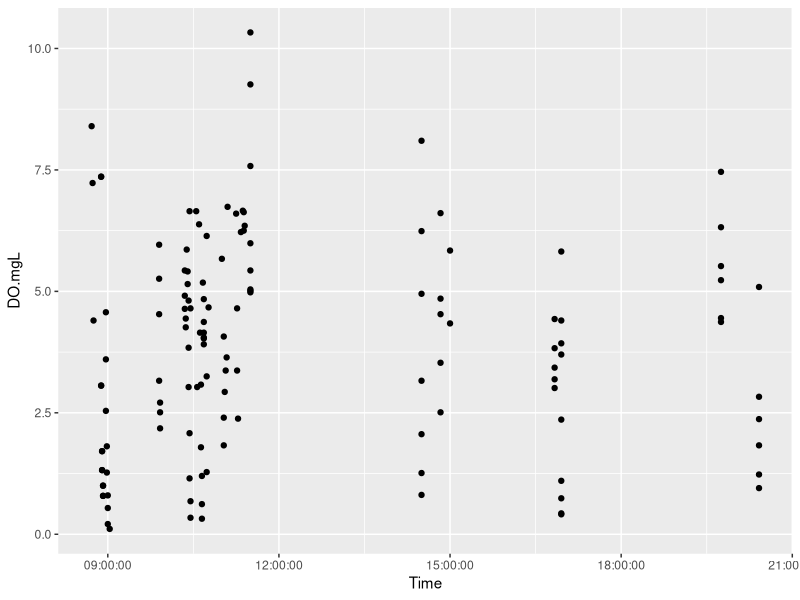
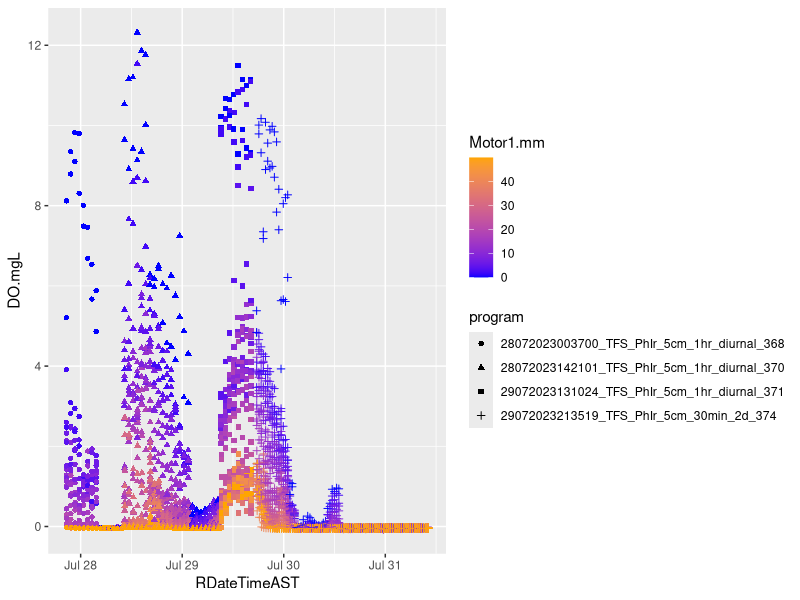
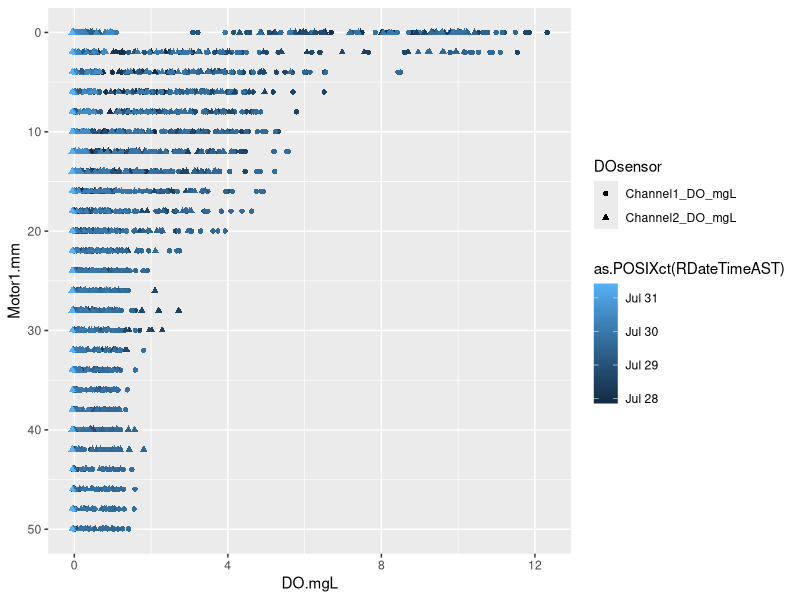
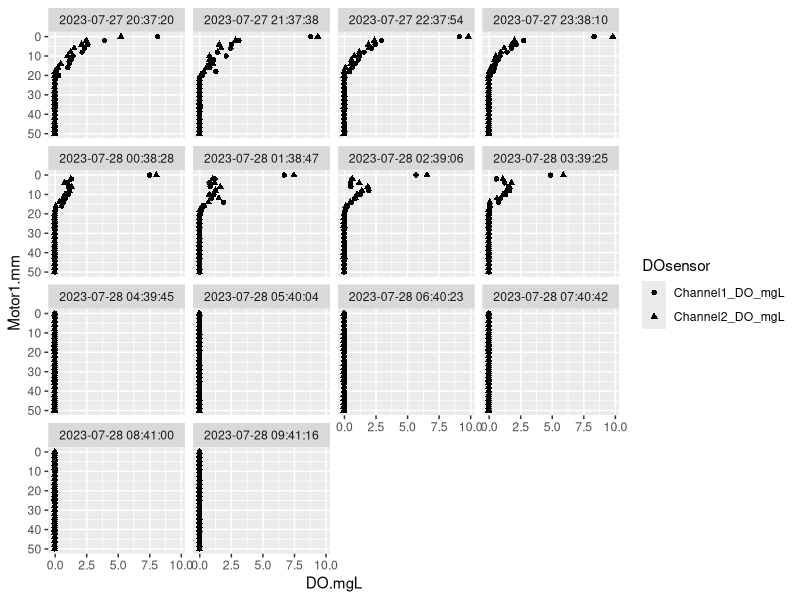
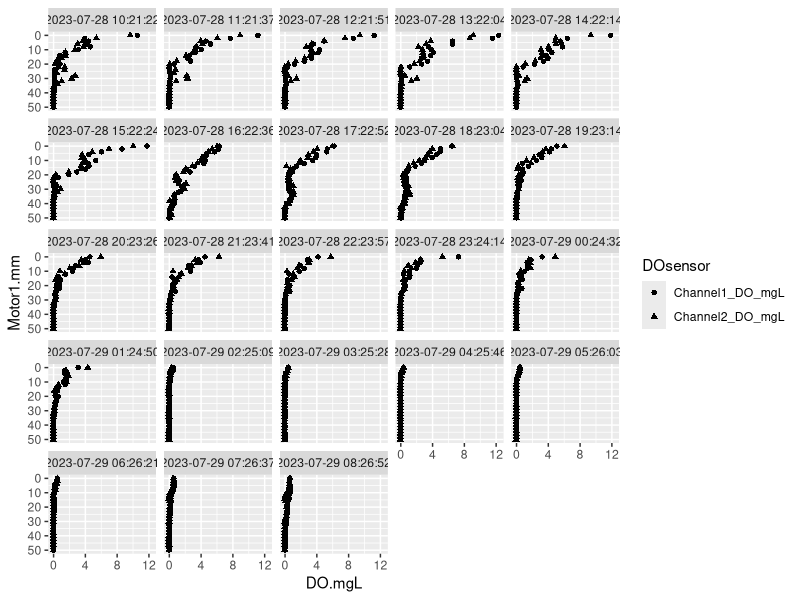
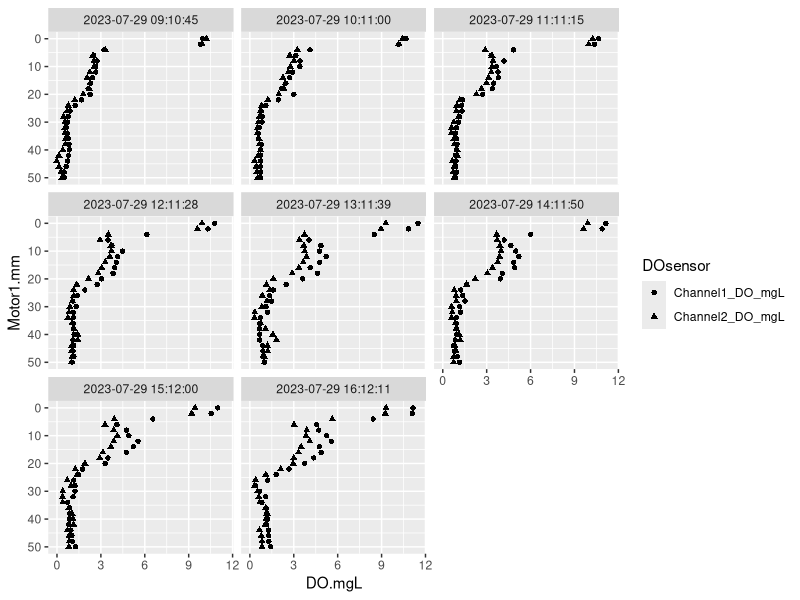
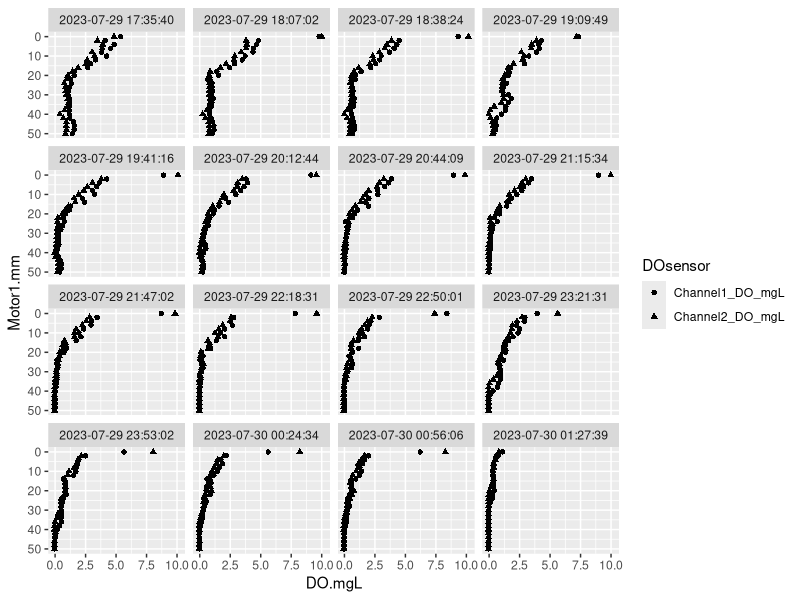
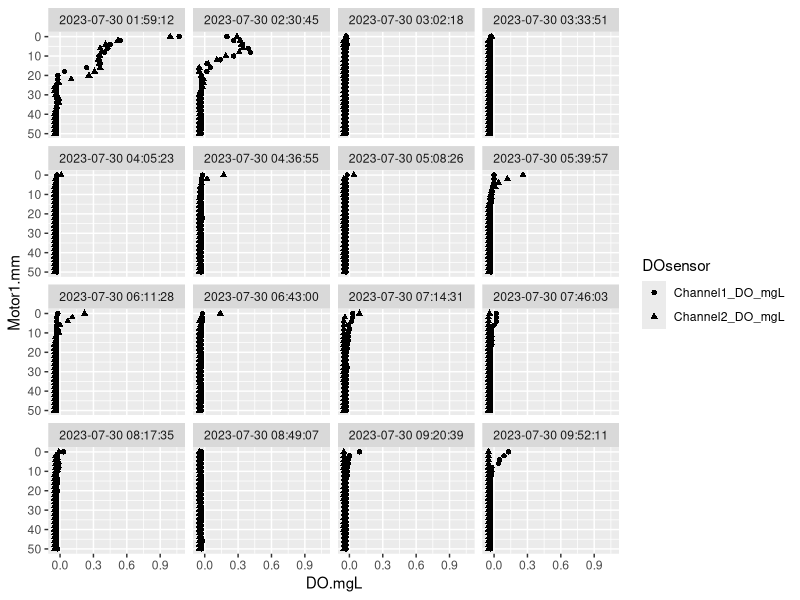

Write R code to recreate these figures, in order.
## ---- chunk 1
library(stringr)
library(ggplot2)
library(dplyr)
library(lubridate)
library(tidyr) 
library(hms)
## ---- chunk 2
#Each Raw data file corresponds to one sequence programmed and run
rawDO1<-read.table("Data/Microelectrode profile data/28072023002440_TFS_PhIr_5cmdepth_2mm_365/28072023002440_data.txt", sep="\t", header = TRUE)
rawDO2<-read.table("Data/Microelectrode profile data/28072023003700_TFS_PhIr_5cm_1hr_diurnal_368/28072023003700_data.txt", sep="\t", header = TRUE)
rawDO3<-read.table("Data/Microelectrode profile data/28072023142101_TFS_PhIr_5cm_1hr_diurnal_370/28072023142101_data.txt", sep="\t", header = TRUE)
rawDO4<-read.table("Data/Microelectrode profile data/29072023131024_TFS_PhIr_5cm_1hr_diurnal_371/29072023131024_data.txt", sep="\t", header = TRUE)
rawDO5<-read.table("Data/Microelectrode profile data/29072023213519_TFS_PhIr_5cm_30min_2d_374/29072023213519_data.txt", sep="\t", header = TRUE)

#Adding the file name for each set of raw data in the "file" column
rawDO1$file<-"28072023002440_data.txt"
rawDO2$file<-"28072023003700_data.txt"
rawDO3$file<-"28072023142101_data.txt"
rawDO4$file<-"29072023131024_data.txt"
rawDO5$file<-"29072023213519_data.txt"

#Adding the program name corresponding to each sequence run in the "program" column
rawDO1$program<-"28072023002440_TFS_PhIr_5cmdepth_2mm_365"
rawDO2$program<-"28072023003700_TFS_PhIr_5cm_1hr_diurnal_368"
rawDO3$program<-"28072023142101_TFS_PhIr_5cm_1hr_diurnal_370"
rawDO4$program<-"29072023131024_TFS_PhIr_5cm_1hr_diurnal_371"
rawDO5$program<-"29072023213519_TFS_PhIr_5cm_30min_2d_374"

#merging the five raw data files together using rbind into a new data frame called microDOraw
microDOraw<-rbind(rawDO1, rawDO2)
microDOraw<-rbind(microDOraw, rawDO3)
microDOraw<-rbind(microDOraw, rawDO4)
microDOraw<-rbind(microDOraw, rawDO5)

#Keeping only relevant columns
microDOraw<-microDOraw %>%
  select(Time, Channel.1..mV., Channel.2..mV., Channel.1_cal..µmol.L., Channel.2_cal..µmol.L., Motor.1..mm., Motor.2..mm., GroupId, file, program)

#renaming columns to get rid of annoying extra punctuations
names(microDOraw)[names(microDOraw)=="Channel.1..mV."]<-"Channel1_mV"
names(microDOraw)[names(microDOraw)=="Channel.2..mV."]<-"Channel2_mV"
names(microDOraw)[names(microDOraw)=="Channel.1_cal..µmol.L."]<-"Channel1_DO_mgL"
names(microDOraw)[names(microDOraw)=="Channel.2_cal..µmol.L."]<-"Channel2_DO_mgL"
names(microDOraw)[names(microDOraw)=="Motor.1..mm."]<-"Motor1.mm"
names(microDOraw)[names(microDOraw)=="Motor.2..mm."]<-"Motor2.mm"

#the Time column contains date and time. Code below splits into a Date and Time column. new column with only time is named Time2
microDOraw[c("Date", "Time2")]<-str_split_fixed(microDOraw$Time, " ", 2)

#telling R to format the date as a date in a new column called RDate
microDOraw$RDate<-as.POSIXct(microDOraw$Date, format="%d%m%Y")

#telling R to format original Time column as a date time in eastern daylight time in new column called RDateTimeEDT
microDOraw$RDateTimeEDT<-as.POSIXct(microDOraw$Time, format="%d%m%Y %H%M%S")

#Converting time to AlaskaTime in new column called RDateTimeAST
microDOraw$RDateTimeAST<-as.POSIXct(microDOraw$RDateTimeEDT-hours(4))

#gathering data from the 2 DO sensors into a a single column, creating a new data frame called micro DO to use for most data processing and analysis from here on out.
microDO<-microDOraw %>%
  #selecting only the relevant columns
  select(Time, Channel1_DO_mgL, Channel2_DO_mgL, Motor1.mm, Motor2.mm, program, RDateTimeEDT, RDateTimeAST) %>%
  #gathering the 2 DO sensors into a single column
  gather(key="DOsensor", value="DO.mgL", Channel1_DO_mgL:Channel2_DO_mgL)
#making a column of just times using the as_hms() function in the hms package
microDO$RTime<-as_hms(microDO$RDateTimeAST)
#making a column of just date for faceting by date in graphs
microDO$RDate<-as_date(microDO$RDateTimeAST)

#Make a column that's the hour w/o minutes and seconds that a profile was taken, which will help with graphing later
#Found example here: https://stackoverflow.com/questions/16444242/rounding-times-to-the-nearest-hour-in-r
microDO$RHour<-as.numeric(format(round(microDO$RDateTimeAST, units="hours"), format="%H"))
## ---- chunk 3
microDO<-microDO%>%
  filter(program!="28072023002440_TFS_PhIr_5cmdepth_2mm_365")
## ---- chunk 4
#Each profile in all four of the programs has 26 points, which makes things easier
#https://stackoverflow.com/questions/32078578/how-to-group-by-every-7-rows-and-aggregate-those-7-values-by-median
#theData$seven_day_index <- c(0, rep(1:(nrow(theData)-1)%/%7))

microDO$ProfIndex <- c(0, rep(1:(nrow(microDO)-1)%/%26) )
#I don't know how this works but it does!

##Name each profile with the date and time stamp of the first data point
#https://stackoverflow.com/questions/69375473/r-how-to-replace-all-rows-in-a-group-with-a-value-from-first-row-in-a-df
#First() function in dplyr gets the first value in each, then adding in the sensor name
microDO<-microDO %>%
  group_by(ProfIndex) %>%
  mutate(ProfileID = paste(first(Time), DOsensor))

#also make one with just time time for co-graphing profiles taken at the same time
microDO<-microDO %>%
  group_by(ProfIndex) %>%
  mutate(ProfileIDTime = first(Time) )

#and make a new column that is the start Date Time
microDO<-microDO %>%
  group_by(ProfIndex) %>%
  mutate(ProfileStart = first(as.POSIXct(RDateTimeAST)) )

#making a new column with just the Time of start Date Time
microDO$RProfileStartTime<-as_hms(microDO$ProfileStart)
## ---- chunk 5
#Reading in Dissolved oxygen concentrations measured with hand-held Presens FibOx cable
FiboxDOraw<-read.csv("Data/PhIr2023_DissolvedOxygenMeasurements.csv")

#Removing ghost rows by omitting anything with DO is na becuase every row should have a DO value
FiboxDOraw<-FiboxDOraw %>%
  filter(!is.na(DO.mgL))

#where were these data collected? location coordinates are in FiboxDOLoc.csv
##Added coordinates manually to FiboxDOLoc.csv.  Coordinates in FiboxDOLoc.csv are approximate. For more specific locations, see hand-drawn maps in field notes, which are also annotated in 2023July_DOCampaign_Notes.pptx . More accurate coordinates could be determined using the 2021 RTK coordinates, high-resolution georeferenced aerial imagery than what’s available on Google Earth, and field notes maps.

##Getting Dates & Times in order
#Making a DateTime field 
FiboxDOraw$RDate<-as.POSIXct(FiboxDOraw$Date, format="%d-%b-%y")
#Pasting Date and Time together to make a DateTime column
FiboxDOraw$DateTime<-paste(FiboxDOraw$RDate, FiboxDOraw$Time)
#telling R that it's a Date Tiem using as.POSIXct
FiboxDOraw$RDateTime<- as.POSIXct (FiboxDOraw$DateTime, format="%Y-%m-%d %H:%M")

#omitting data point from July 31 with unclear depth note in field notes (under depth says "multiplex..." for some reason)

FiboxDO<-FiboxDOraw %>%
  filter(!is.na(as.numeric(Depth.cm)))

##Telling R which ones should be numeric that aren't
FiboxDO$Depth.cm<-as.numeric(FiboxDO$Depth.cm)
FiboxDO$Temp.degC<-as.numeric(FiboxDO$Temp.degC)

##Making an Area Site column
FiboxDO$AreaSite<-paste(FiboxDO$Area,FiboxDO$Site)

##make a column with only time of day
# starting with this as a resource 
##https://r4ds.hadley.nz/datetimes.html
##the above website says: "In this chapter we are going to focus on dates and date-times as R doesn’t have a native class for storing times. If you need one, you can use the hms package."
##So, using the hms package: https://hms.tidyverse.org/

FiboxDO$Time<-as_hms(FiboxDO$RDateTime)
#Testing to see if it worked and how it graphs
ggplot(FiboxDO, aes(x=Time, y=DO.mgL))+
  geom_point()
#Looks like it worked! yay.
## ---- chunk 6
##Summarizing DO in top 10 cm of surface water
FiboxDO.surf<-FiboxDO %>%
  filter(Depth.cm < 10) 
summary(FiboxDO.surf)
## ---- chunk 7
#all of the data except the first program
microDO %>%
  filter(program!= "28072023002440_TFS_PhIr_5cmdepth_2mm_365" )%>%
ggplot( aes(x=RDateTimeAST, y=DO.mgL, color=Motor1.mm, shape=program))+
  geom_point()+
  scale_color_gradient(low="blue", high="orange")

## ---- chunk 8
ggplot(microDO, aes(x=DO.mgL, y=Motor1.mm, color=as.POSIXct(RDateTimeAST), shape=DOsensor))+
  geom_point()+
  scale_y_reverse()
## ---- chunk 9
microDO%>%
  filter(program=="28072023003700_TFS_PhIr_5cm_1hr_diurnal_368") %>%
  ggplot(aes(x=DO.mgL, y=Motor1.mm, shape=DOsensor))+
  geom_point()+
  scale_y_reverse()+
  facet_wrap(~ProfileStart)
## ---- chunk 10
microDO%>%
  filter(program=="28072023142101_TFS_PhIr_5cm_1hr_diurnal_370") %>%
  ggplot(aes(x=DO.mgL, y=Motor1.mm, shape=DOsensor))+
  geom_point()+
  scale_y_reverse()+
  facet_wrap(~ProfileStart)
## ---- chunk 11
microDO%>%
  filter(program=="29072023131024_TFS_PhIr_5cm_1hr_diurnal_371") %>%
  ggplot(aes(x=DO.mgL, y=Motor1.mm, shape=DOsensor))+
  geom_point()+
  scale_y_reverse()+
  facet_wrap(~ProfileStart)
## ---- chunk 12
##getting a list of all the profile start date times
microDO4<-microDO%>%
  filter(program== "29072023213519_TFS_PhIr_5cm_30min_2d_374")
unique(microDO4$ProfileStart)
length(unique(microDO4$ProfileStart))

#plotting profiles in groups of 16

microDO%>%
  filter(program== "29072023213519_TFS_PhIr_5cm_30min_2d_374") %>%
  filter(RDateTimeAST<as.POSIXct("2023-07-30 01:50")) %>%
  ggplot(aes(x=DO.mgL, y=Motor1.mm, shape=DOsensor))+
  geom_point()+
  scale_y_reverse()+
  facet_wrap(~ProfileStart)

microDO%>%
  filter(program== "29072023213519_TFS_PhIr_5cm_30min_2d_374") %>%
  filter(RDateTimeAST>as.POSIXct("2023-07-30 01:50") & RDateTimeAST<as.POSIXct("2023-07-30 10:20" )) %>%
  ggplot(aes(x=DO.mgL, y=Motor1.mm, shape=DOsensor))+
  geom_point()+
  scale_y_reverse()+
  facet_wrap(~ProfileStart)

microDO%>%
  filter(program== "29072023213519_TFS_PhIr_5cm_30min_2d_374") %>%
  filter(RDateTimeAST>as.POSIXct("2023-07-30 10:20") & RDateTimeAST<as.POSIXct("2023-07-30 18:40" )) %>%
  ggplot(aes(x=DO.mgL, y=Motor1.mm, shape=DOsensor))+
  geom_point()+
  scale_y_reverse()+
  facet_wrap(~ProfileStart)

##Looks like the motor goofed after the 2023-7-30 13:01 profiles 

microDO%>%
  filter(program== "29072023213519_TFS_PhIr_5cm_30min_2d_374") %>%
  filter(RDateTimeAST>as.POSIXct("2023-07-30 18:40") & RDateTimeAST<as.POSIXct("2023-07-31 3:10" )) %>%
  ggplot(aes(x=DO.mgL, y=Motor1.mm, shape=DOsensor))+
  geom_point()+
  scale_y_reverse()+
  facet_wrap(~ProfileStart)

microDO%>%
  filter(program== "29072023213519_TFS_PhIr_5cm_30min_2d_374") %>%
  filter(RDateTimeAST>as.POSIXct("2023-07-31 3:10")) %>%
  ggplot(aes(x=DO.mgL, y=Motor1.mm, shape=DOsensor))+
  geom_point()+
  scale_y_reverse()+
  facet_wrap(~ProfileStart)



## ---- chunk 13
ggplot(microDO, aes(x=DO.mgL, y=Motor1.mm, color=as.POSIXct(RTime), shape=DOsensor))+
  geom_point()+
  scale_y_reverse()+
  facet_wrap(~RDate)
## ---- chunk 14
microDO %>%
  filter(RDate==as.POSIXct("2023-07-29"))%>%
  ggplot(aes(x=DO.mgL, y=Motor1.mm))+
  geom_point()+
  scale_y_reverse() +
  facet_wrap(~RProfileStartTime)

##Next step: make a column rounding to the start hour so I can make a grid of day by time. Later, chnage the label of each plot to the actual start time.


ggplot(microDO, aes(x=DO.mgL, y=Motor1.mm))+
  geom_point(size=0.1)+
  scale_y_reverse() +
  facet_grid(rows=vars(RDate), cols=vars(RHour))
ggsave("AllDOProfiles.png", width=10, height=3, units="in")
## ---- chunk 15
ggplot(FiboxDO, aes(x=DO.mgL, y=Depth.cm, color=RDateTime, shape=AreaSite))+
  geom_point()+
  scale_y_reverse()

## ---- chunk 16
ggplot(FiboxDO, aes(x=DO.mgL, y=Depth.cm, color=Time, shape=AreaSite))+
  geom_point()+
  scale_y_reverse()
#why isn't there a legend for the color-coded time? also looks like it's reading time as categorical
